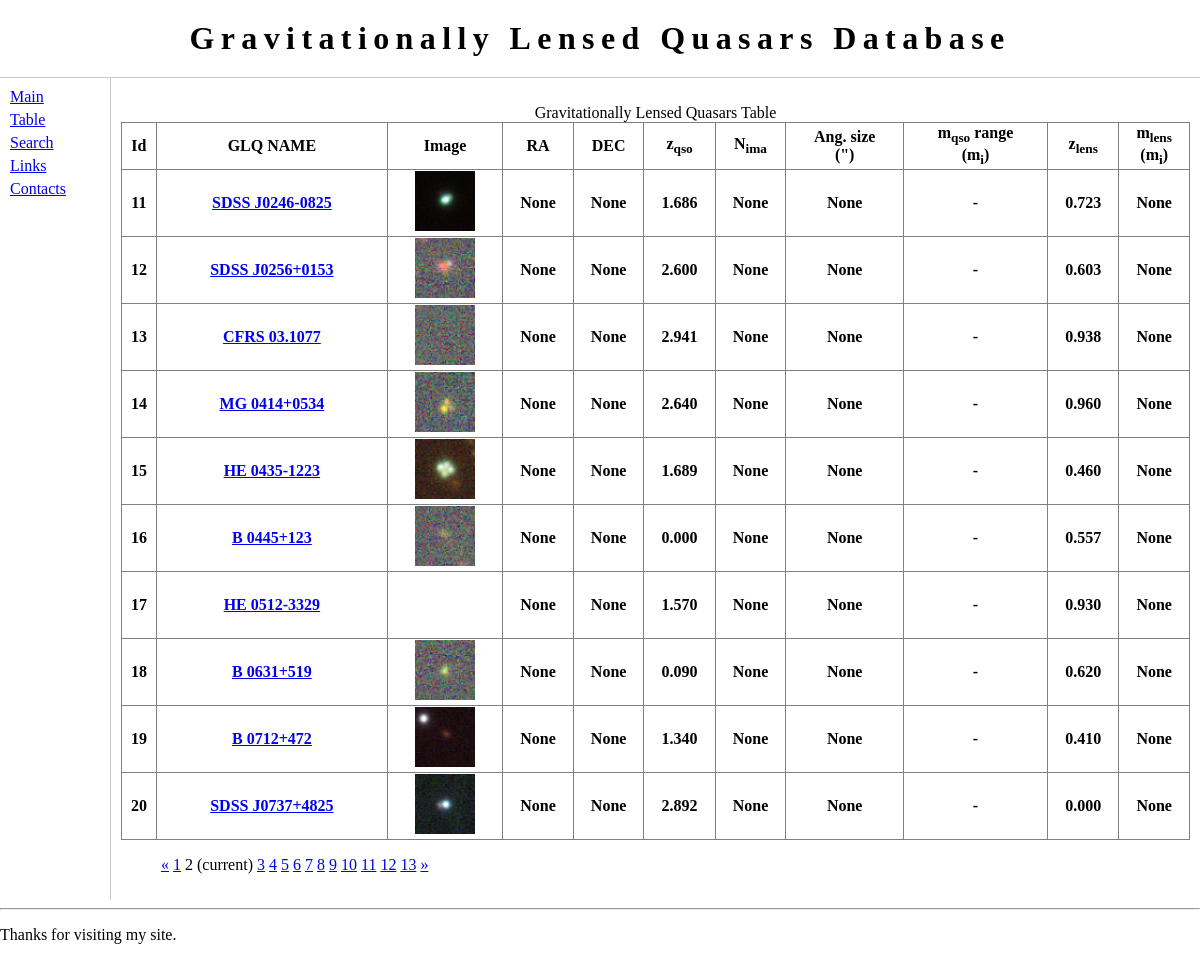
Page /lenses/table/?page=2 on the committed database.
### lenses/models.py (models this page shows, shortened)
class GLObject(models.Model):
    gl_name = models.CharField(max_length=30)
    gl_alpha = models.DecimalField(max_digits=8, decimal_places=5, default=0.0)
    gl_delta = models.DecimalField(max_digits=8, decimal_places=5, default=0.0)
    l_redshift = models.DecimalField(max_digits=5, decimal_places=3, default=0.0)
    q_redshift = models.DecimalField(max_digits=5, decimal_places=3, default=0.0)
    ang_sep = models.DecimalField(max_digits=5, decimal_places=3, default=0.0)
    time_delay = models.DecimalField(max_digits=5, decimal_places=1, default=0.0)
    gl_url = models.URLField(max_length=200, blank=True)
    gl_image = models.ImageField(blank=True)
    def c_count(self):
        pass
    def max_sep(self):
        pass
    def gl_ra(self):
        pass
    def gl_dec(self):
        pass
    def max_mag(self):
        pass
    def min_mag(self):
        pass
    def gal_mag(self):
        pass
    class Meta:
        ordering = ["gl_alpha"]

### lenses/views.py (the view)
def index(request):
    latest_gls_list = GLObject.objects.all()
    paginator = Paginator(latest_gls_list, 10)
    page = request.GET.get('page')
    try:
        context = paginator.page(page)
    except PageNotAnInteger:
        context = paginator.page(1)
    except EmptyPage:
        context = paginator.page(paginator.num_pages)
    return render(request, 'lenses/index.html',{'latest_gls_list': context})

### lenses/templates/lenses/index.html (shortened to what this page needs)
{% extends "lenses/base.html" %}
{% load static %}
{% block content %}
<table border="1">
<caption>Gravitationally Lensed Quasars Table</caption>
	<tr>
        <th>Id</th>
		<th>GLQ NAME</th>
        <th>Image</th>
		<th>RA</th>
		<th>DEC</th>
        <th>z<sub>qso</sub></th>
		<th>N<sub>ima</sub></th>
        <th>Ang. size <br> (")</th>
        <th>m<sub>qso</sub> range <br>(m<sub>i</sub>)</th>
        <th>z<sub>lens</sub></th>
        <th>m<sub>lens</sub><br>(m<sub>i</sub>)</th>
{% if latest_gls_list %}
    <ul>
    {% for glsobject in latest_gls_list %}
    	<tr>
            <th>{{ forloop.counter0|add:latest_gls_list.start_index }}</th>
    		<th><a href="{% url 'lenses:detail' glsobject.id %}">{{ glsobject.gl_name }} </a></th>
            <th>
                {% if glsobject.gl_image %}
                    <img src={{glsobject.gl_image.url}} width="60" height="60">
                {% else %}
                    <img src= "{% static 'lenses/empty60.jpeg' %}"  width="60" height="60">
                {% endif %}
            </th>
            <th>{{glsobject.gl_ra}}</th>
        	<th>{{glsobject.gl_dec}}</th>
            <th>{{glsobject.q_redshift}}</th>
        	<th>{{glsobject.c_count}}</th>
            <th>{{glsobject.max_sep}}</th>
            <th>{{glsobject.max_mag|floatformat:-1}} -
                {{glsobject.min_mag|floatformat:-1}}</th>
            <th>{{glsobject.l_redshift}}</th>
            <th>{{glsobject.gal_mag}}</th>
    {% endfor %}
    </ul>
{% else %}
    <p>No GLQs are available.</p>
{% endif %}
</table>
{% if latest_gls_list.has_other_pages %}
  <ul class="pagination">
    {% if latest_gls_list.has_previous %}
      <a href="?page={{ latest_gls_list.previous_page_number }}">&laquo;</a>
    {% else %}
      <span>&laquo;</span>
    {% endif %}
    {% for i in latest_gls_list.paginator.page_range %}
      {% if latest_gls_list.number == i %}
        <span>{{ i }} <span class="sr-only">(current)</span></span>
      {% else %}
        <a href="?page={{ i }}">{{ i }}</a>
      {% endif %}
    {% endfor %}
    {% if latest_gls_list.has_next %}
      <a href="?page={{ latest_gls_list.next_page_number }}">&raquo;</a>
    {% else %}
      <span>&raquo;</span>
    {% endif %}
  </ul>
{% endif %}
{% endblock %}

### lenses/static/lenses/main.css (style rules this page uses)
body { margin: 0px; padding: 0px; }
#main table { width: 100%; border-collapse: collapse; }

### rows in the picture
GLObject: gl_name "SDSS J0246-0825", gl_image (picture), gl_ra "None", gl_dec "None", q_redshift "1.686", c_count "None", max_sep "None", l_redshift "0.723", gal_mag "None"
GLObject: gl_name "SDSS J0256+0153", gl_image (picture), gl_ra "None", gl_dec "None", q_redshift "2.600", c_count "None", max_sep "None", l_redshift "0.603", gal_mag "None"
GLObject: gl_name "CFRS 03.1077", gl_image (picture), gl_ra "None", gl_dec "None", q_redshift "2.941", c_count "None", max_sep "None", l_redshift "0.938", gal_mag "None"
GLObject: gl_name "MG 0414+0534", gl_image (picture), gl_ra "None", gl_dec "None", q_redshift "2.640", c_count "None", max_sep "None", l_redshift "0.960", gal_mag "None"
GLObject: gl_name "HE 0435-1223", gl_image (picture), gl_ra "None", gl_dec "None", q_redshift "1.689", c_count "None", max_sep "None", l_redshift "0.460", gal_mag "None"
GLObject: gl_name "B 0445+123", gl_image (picture), gl_ra "None", gl_dec "None", q_redshift "0.000", c_count "None", max_sep "None", l_redshift "0.557", gal_mag "None"
GLObject: gl_name "HE 0512-3329", gl_ra "None", gl_dec "None", q_redshift "1.570", c_count "None", max_sep "None", l_redshift "0.930", gal_mag "None"
GLObject: gl_name "B 0631+519", gl_image (picture), gl_ra "None", gl_dec "None", q_redshift "0.090", c_count "None", max_sep "None", l_redshift "0.620", gal_mag "None"
GLObject: gl_name "B 0712+472", gl_image (picture), gl_ra "None", gl_dec "None", q_redshift "1.340", c_count "None", max_sep "None", l_redshift "0.410", gal_mag "None"
GLObject: gl_name "SDSS J0737+4825", gl_image (picture), gl_ra "None", gl_dec "None", q_redshift "2.892", c_count "None", max_sep "None", l_redshift "0.000", gal_mag "None"

### other values in the picture
{{ i }} "1" "3" "4" "5" "6" "7" "8" "9" "10" "11" "12" "13"
{{ i }} "2"
